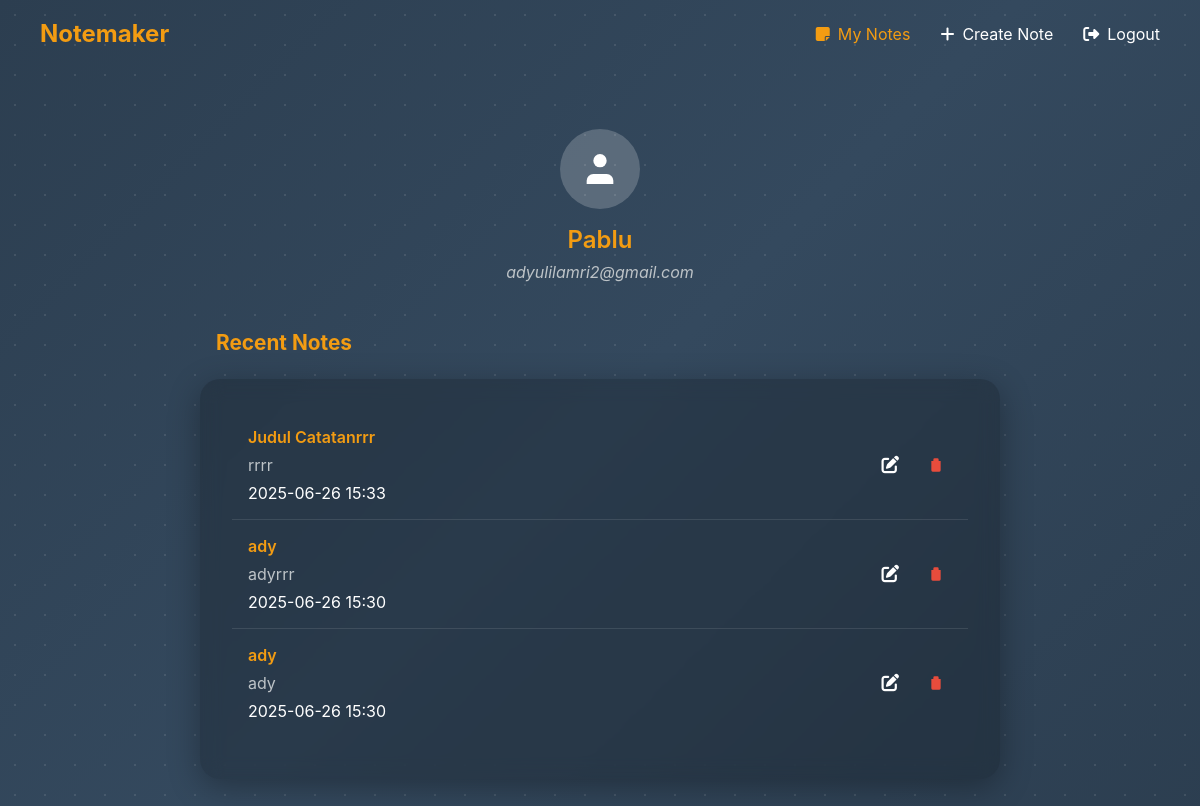
The page /home (signed in) on the database as committed earlier.
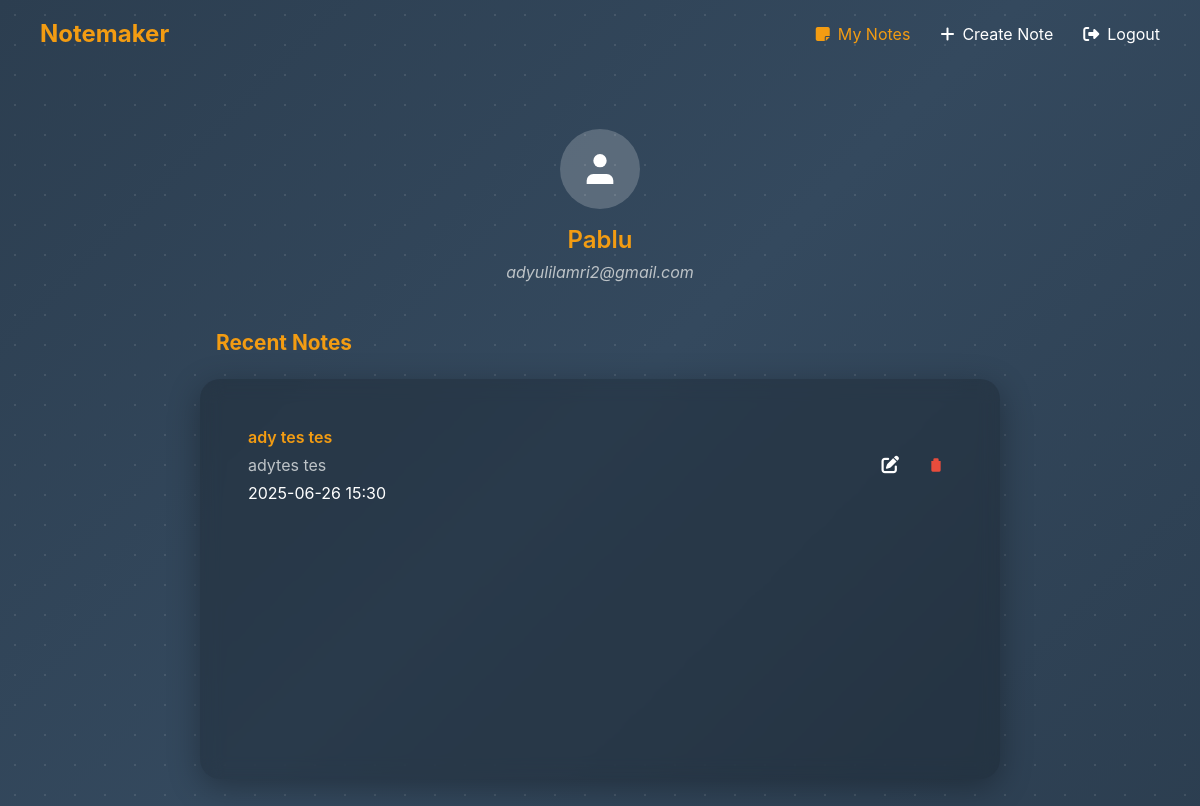
The same page on the database as committed later.
### app/models.py (models this page shows, shortened)
class Note(db.Model):
    id = db.Column(db.Integer, primary_key=True)
    title = db.Column(db.String(200), nullable=False)
    content = db.Column(db.Text, nullable=False)
    date_created = db.Column(db.DateTime, nullable=False, default=datetime.utcnow)
    user_id = db.Column(db.Integer, db.ForeignKey('user.id'), nullable=False)

### app/routes.py (the view)
@main.route('/home', methods=['GET'])
@login_required
def home():
    delete_form = DeleteNoteForm()
    user_notes = current_user.notes.order_by(Note.date_created.desc()).all()
    return render_template('home.html', notes=user_notes, form=delete_form)

### app/__init__.py (called while the page is built)
def create_app():
    app = Flask(__name__)
    app.config.from_pyfile('../config.py')
    db.init_app(app)
    login_manager.init_app(app)
    login_manager.login_view = 'main.login'
    login_manager.login_message = 'You must be logged in to access this page.'
    login_manager.login_message_category = 'danger'
    csrf.init_app(app)
    limiter.init_app(app)
    from app.models import User
    @login_manager.user_loader
    def load_user(user_id):
        return User.query.get(int(user_id))
    from app.routes import main as main_blueprint
    app.register_blueprint(main_blueprint)
    return app

### app/templates/home.html (shortened to what this page needs)
{% extends "base.html" %}
{% block main_content %}
<section class="notes-section" style="width: 100%;">
    <div class="main-content">
        <div class="user-profile">
            <div class="profile-avatar">
                <svg class="icon" viewBox="0 0 24 24" fill="currentColor" style="width: 40px; height: 40px;">
                    <path d="M20 21v-2a4 4 0 0 0-4-4H8a4 4 0 0 0-4 4v2" />
                    <circle cx="12" cy="7" r="4" />
                </svg>
            </div>
            <div class="username">{{ current_user.username }}</div>
            <div class="user-email">{{ current_user.email }}</div>
        </div>
        <div class="notes-wrapper">
            <div class="notes-header">
                <h4>Recent Notes</h4>
            </div>
            <div class="notes-container">
                {% if notes %}
                {% for note in notes %}
                <div class="note-item" data-view-url="{{ url_for('main.view_note', note_id=note.id) }}">
                    <div class="note-content">
                        <div class="note-title">{{ note.title }}</div>
                        <div class="note-description">{{ note.content[:150] }}</div>
                        <div class="note-date">{{ note.date_created.strftime('%Y-%m-%d %H:%M') }}</div>
                    </div>
                    <div class="note-actions">
                        <a href="{{ url_for('main.edit_note', note_id=note.id) }}" class="edit-btn" title="Edit note">
                            <i class="fas fa-edit"></i>
                        </a>
                        <form action="{{ url_for('main.delete_note', note_id=note.id) }}" method="POST"
                            style="display:inline;">
                            <button type="submit" class="delete-btn" title="Delete note"
                                onclick="event.stopPropagation(); return confirm('Are you sure you want to delete this note?');">
                                <svg width="16" height="16" viewBox="0 0 24 24" fill="currentColor">
                                    <path
                                        d="M3 6h18m-2 0v14a2 2 0 0 1-2 2H7a2 2 0 0 1-2-2V6m3 0V4a2 2 0 0 1 2-2h4a2 2 0 0 1 2 2v2" />
                                    <line x1="10" y1="11" x2="10" y2="17" />
                                    <line x1="14" y1="11" x2="14" y2="17" />
                                </svg>
                            </button>
                        </form>
                    </div>
                </div>
                {% endfor %}
                {% else %}
                <p>No notes yet! <a href="{{ url_for('main.create_note') }}" class="blank-note">Create your first
                        note.</a></p>
                {% endif %}
            </div>
        </div>
    </div>
</section>
{% endblock %}

Rows that differ between the two databases and show on the page:
no longer on this page (row edited): Note: title "Judul Catatanrrr", content "rrrr", date_created "2025-06-26 15:33"
no longer on this page (row edited): Note: title "ady", content "adyrrr", date_created "2025-06-26 15:30"
changed Note: title "ady" → "ady tes tes"; content "ady" → "adytes tes"
